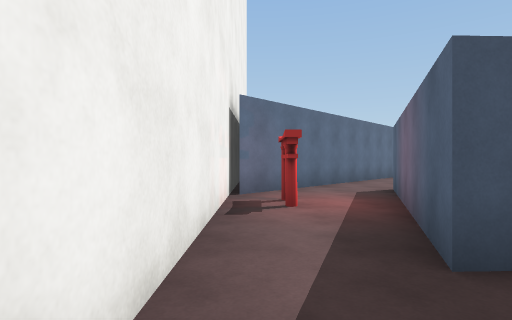
View 1 (above)

23 first-person views from a walk through a Unity game level. The camera is 1.3 m above the floor, looks level and sees 80° across. The floor is counted in squares, 2 m on a side. Each view is taken from the middle of a square. On the plan, view 1 faces up. The plan holds only what a view shows up to about 10 squares ahead; the rest is blank. The place goes on beyond the plan. The player is left out. Some animated figures are not drawn. Some surface patterns are stand-ins.

View 2
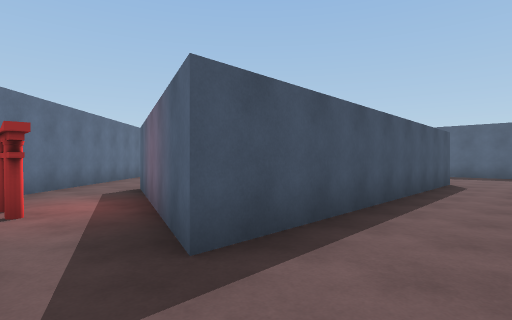

View 3
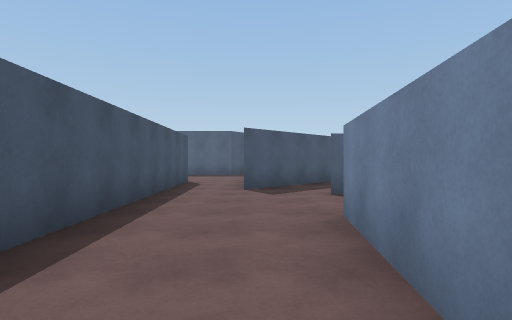

View 4
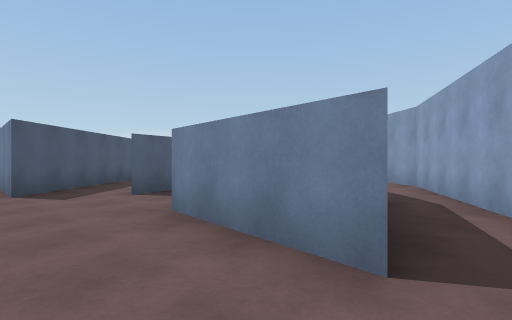

View 5
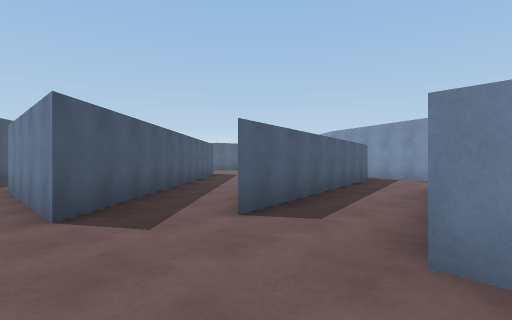

View 6
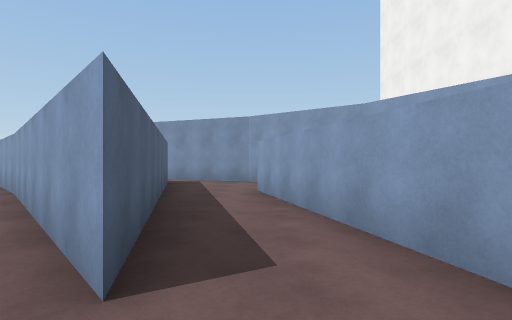

View 7
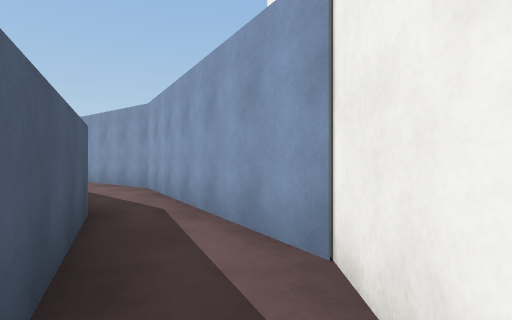

View 8
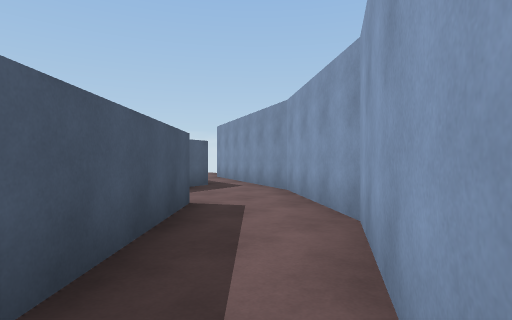

View 9
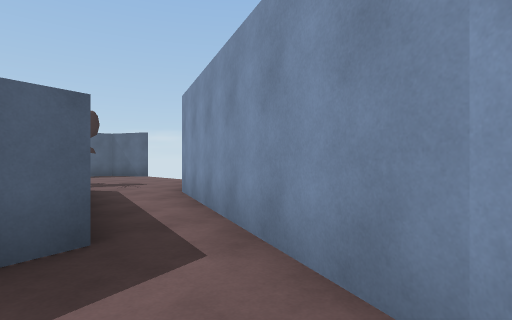

View 10
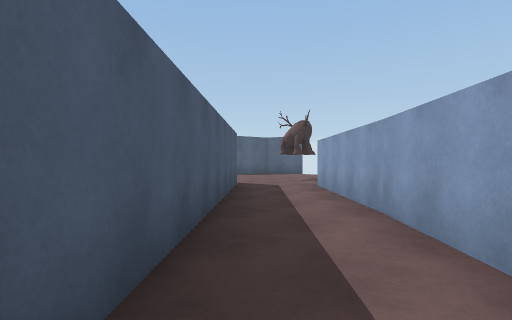

View 11
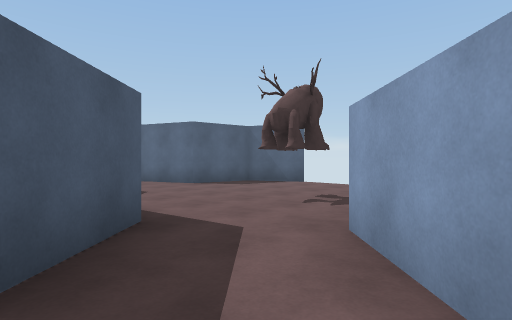

View 12
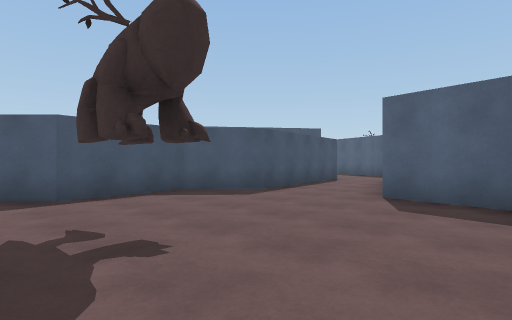

View 13
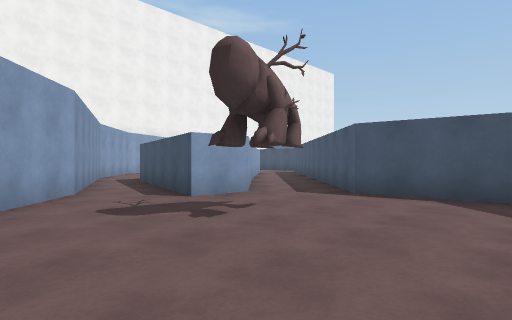

View 14
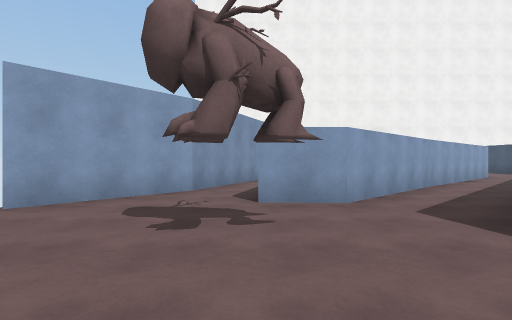

View 15
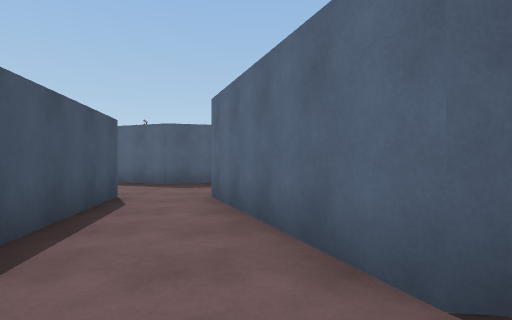

View 16
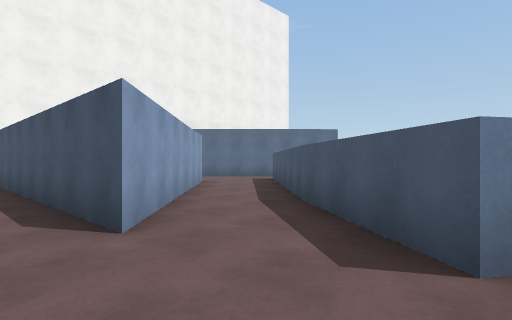

View 17
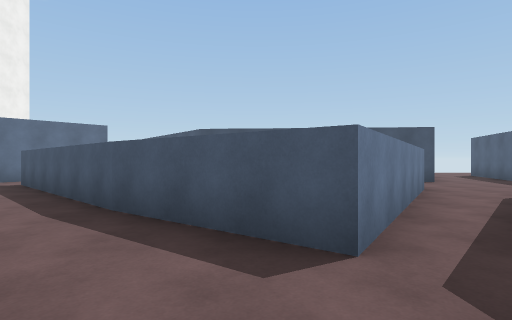

View 18
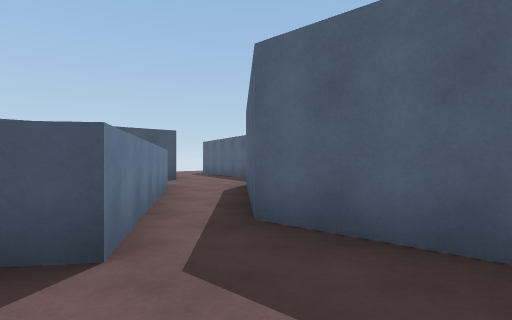

View 19
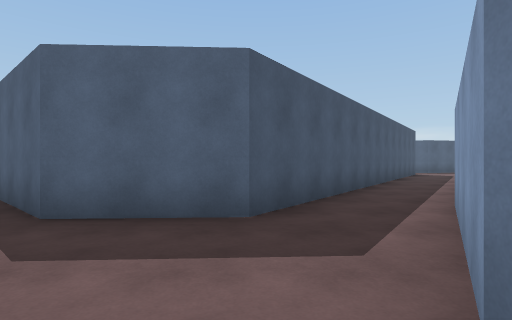

View 20
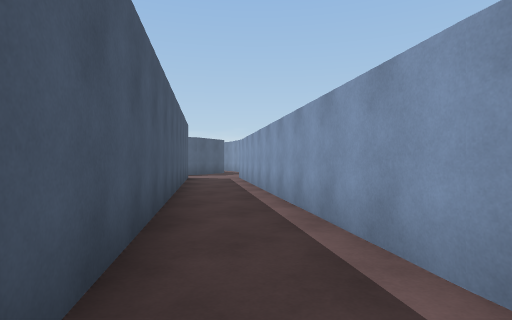

View 21
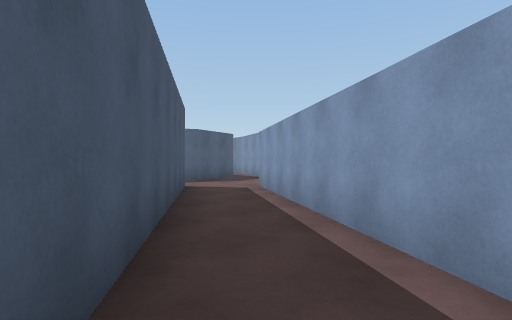

View 22
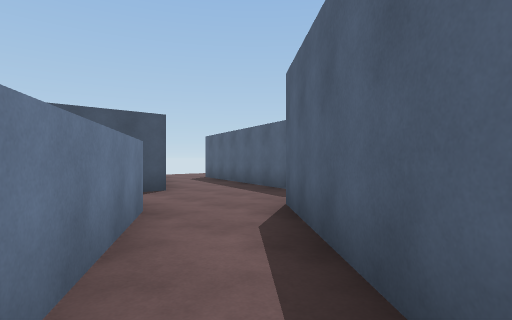

View 23
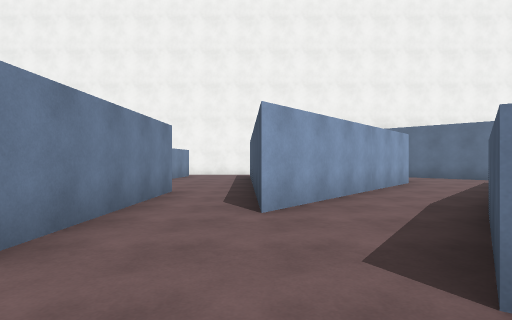

### Floor plan
Points are (right, up) in squares from view 1. A wall is a line through its corners. A room is listed if a view was taken in it or the views show most of it. See-through windows are left out.
Room 1 (views 1, 2, 3, 4, 5, 7, 8)
walls: (3.6, 1.9) (1.1, 1.8) (2.1, 4.3); (2, -3.6) (0.7, -0.7) (3.6, -1); (-0.5, 4.5) (-0.5, -1.9) (2.5, -7.1) (3.3, -7.7); (4.3, -5.8) (2.5, -4.1)
ways out: opening at (2.5, 0.5) to room 2; opening at (3, -7) to room 3; opening at (1, 4) to room 7
Room 2 (views 6, 10)
walls: (5.5, -1.6) (8.9, -5.1); (5.9, -2.3) (5.7, -1.4); (3.7, -1.4) (4.1, -2.8); (9.3, 2.1) (3.6, 1.9); (10.7, -3.8) (6.7, 0.3) (9.5, 0.2)
ways out: opening at (2.5, 0.5) to room 1; opening at (5, -2) to room 3; opening at (10, -4) to room 4; opening at (9, 1) to room 5
Room 3 (view 9)
walls: (3.3, -7.7) (5.3, -9.2); (5.2, -9.2) (7.3, -10); (4.1, -2.8) (5, -6.5) (4.3, -5.8); (7.5, -8.7) (5.9, -2.3)
ways out: opening at (3, -7) to room 1; opening at (5, -2) to room 2
Room 4 (views 11, 12, 13, 14, 15)
walls: (16.4, -13.5) (18.1, -12.7) (18.3, -10.8) (22.5, -9.2); (7.3, -10) (10.5, -11.3) (13, -13.4); (8.9, -5.1) (12.4, -8.6) (12.3, -10) (7.5, -8.7); (22.4, -7.5) (18, -8.3) (16.6, -7.1) (14.2, -7.4) (10.7, -3.8)
ways out: opening at (10, -4) to room 2; gap at (13, -14)
objects: other object (14, -10)
Room 5 (views 16, 17, 18, 19, 20, 22, 23)
walls: (11.2, 0.4) (14.3, -1.8); (12.8, 4.8) (11.7, 3) (9.1, 5); (9.5, 0.2) (11.2, 0.2); (15.1, 0) (13.5, 1.1) (13.4, 3.4); (8, 3.2) (9.3, 2.1)
ways out: opening at (9, 1) to room 2; opening at (14, -1) to room 6; opening at (8, 4)
Room 6 (view 21)
walls: (14.3, -1.8) (22.4, -7.5); (22.4, -5.2) (15.1, 0)
ways out: opening at (14, -1) to room 5
Room 7 (no view inside)
walls: (1, 7.1) (-0.4, 5.7); (-0.5, 6.2) (-0.5, 4.5); (2.1, 4.3) (3, 6.5)
ways out: opening at (1, 4) to room 1; opening at (2, 6)

Positions as (right, up) in squares from view 1, and headings:
1: (0, 0), facing up
2: (0, 0), facing up-right
3: (0, 0), facing right
4: (0, 1), facing down-right
5: (3, 1), facing down-right
6: (5, 0), facing down
7: (0, 0), facing down
8: (1, -4), facing down-right
9: (5, -8), facing down-right
10: (8, -2), facing down-right
11: (11, -6), facing down-right
12: (13, -13), facing up-right
13: (17, -13), facing up-left
14: (17, -10), facing left
15: (17, -10), facing right
16: (12, 1), facing up-left
17: (11, 1), facing up
18: (11, 1), facing up-right
19: (10, 1), facing right
20: (14, 0), facing down-right
21: (17, -2), facing down-right
22: (13, 4), facing up-right
23: (13, 2), facing left
